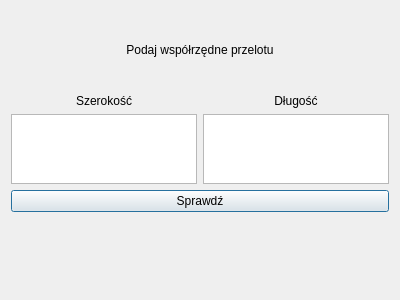
<?xml version="1.0" encoding="UTF-8"?>
<ui version="4.0">
 <class>Dialog</class>
 <widget class="QDialog" name="Dialog">
  <property name="geometry">
   <rect>
    <x>0</x>
    <y>0</y>
    <width>400</width>
    <height>300</height>
   </rect>
  </property>
  <property name="windowTitle">
   <string>Dialog</string>
  </property>
  <layout class="QGridLayout" name="gridLayout">
   <item row="0" column="0">
    <layout class="QVBoxLayout" name="verticalLayout_3" stretch="1,1,1,1">
     <item>
      <widget class="QLabel" name="label">
       <property name="text">
        <string>Podaj współrzędne przelotu</string>
       </property>
       <property name="alignment">
        <set>Qt::AlignCenter</set>
       </property>
      </widget>
     </item>
     <item>
      <layout class="QHBoxLayout" name="horizontalLayout">
       <item>
        <layout class="QVBoxLayout" name="verticalLayout" stretch="1,1">
         <item>
          <widget class="QLabel" name="label_2">
           <property name="text">
            <string>Szerokość</string>
           </property>
           <property name="alignment">
            <set>Qt::AlignCenter</set>
           </property>
          </widget>
         </item>
         <item>
          <widget class="QTextEdit" name="textEdit"/>
         </item>
        </layout>
       </item>
       <item>
        <layout class="QVBoxLayout" name="verticalLayout_2" stretch="1,1">
         <item>
          <widget class="QLabel" name="label_3">
           <property name="text">
            <string>Długość</string>
           </property>
           <property name="alignment">
            <set>Qt::AlignCenter</set>
           </property>
          </widget>
         </item>
         <item>
          <widget class="QTextEdit" name="textEdit_2">
           <property name="sizePolicy">
            <sizepolicy hsizetype="Preferred" vsizetype="Preferred">
             <horstretch>0</horstretch>
             <verstretch>0</verstretch>
            </sizepolicy>
           </property>
          </widget>
         </item>
        </layout>
       </item>
      </layout>
     </item>
     <item>
      <widget class="QPushButton" name="pushButton">
       <property name="text">
        <string>Sprawdź</string>
       </property>
      </widget>
     </item>
     <item>
      <spacer name="verticalSpacer">
       <property name="orientation">
        <enum>Qt::Vertical</enum>
       </property>
       <property name="sizeHint" stdset="0">
        <size>
         <width>20</width>
         <height>40</height>
        </size>
       </property>
      </spacer>
     </item>
    </layout>
   </item>
  </layout>
 </widget>
 <resources/>
 <connections/>
</ui>
